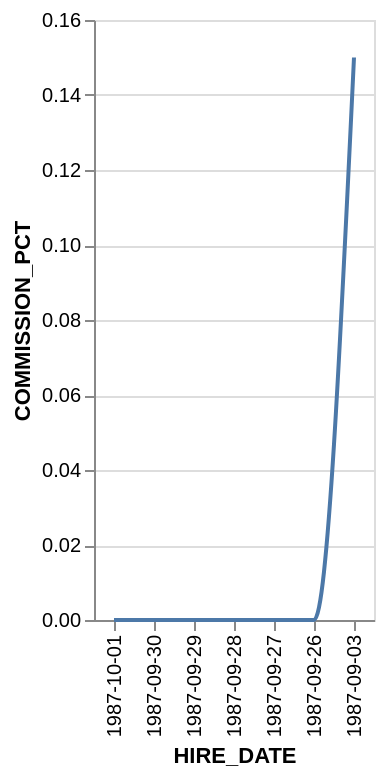

Specify this chart in Vega-Lite:
### Vega-Lite specification from a JSON file in a GitHub repository (floating-point values rounded to 4 significant figures)
{"data": {"values": [{"x_data": "1987-09-03", "y_data": 0.15}, {"x_data": "1987-09-26", "y_data": 0}, {"x_data": "1987-09-27", "y_data": 0}, {"x_data": "1987-09-28", "y_data": 0}, {"x_data": "1987-09-29", "y_data": 0}, {"x_data": "1987-09-30", "y_data": 0}, {"x_data": "1987-10-01", "y_data": 0}]}, "mark": {"type": "line", "interpolate": "monotone"}, "encoding": {"x": {"field": "x_data", "type": "nominal", "title": "HIRE_DATE", "sort": "descending"}, "y": {"field": "y_data", "type": "quantitative", "title": "COMMISSION_PCT"}}}
